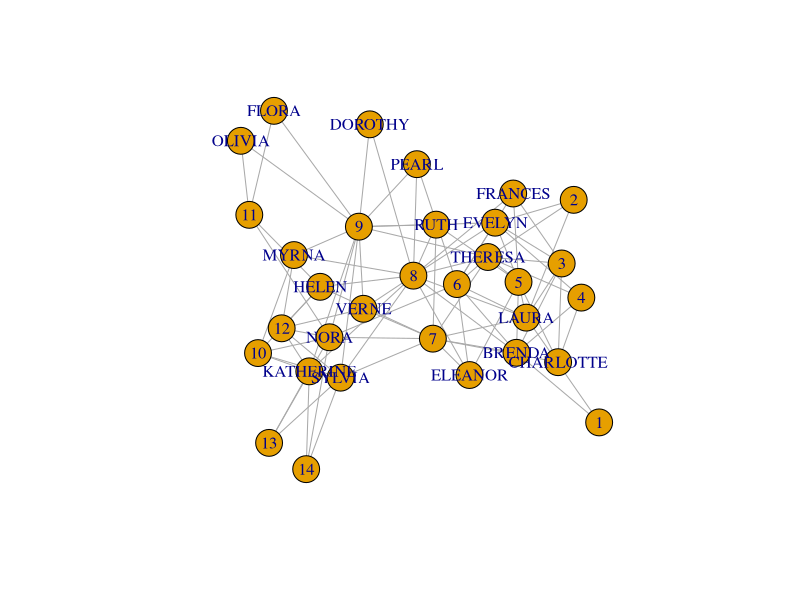
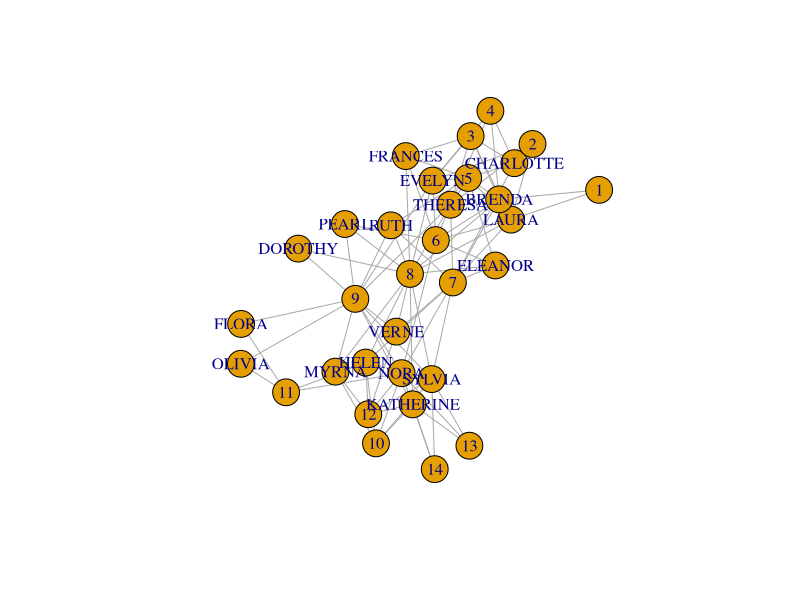
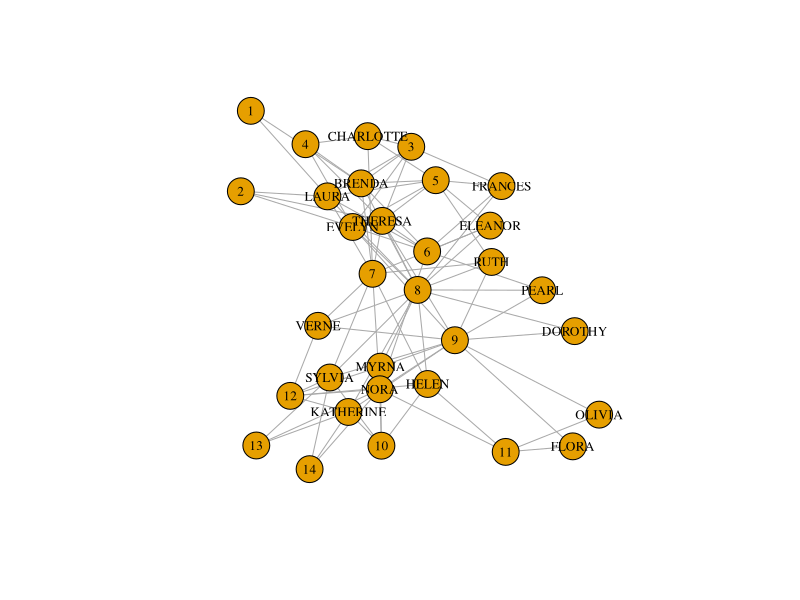
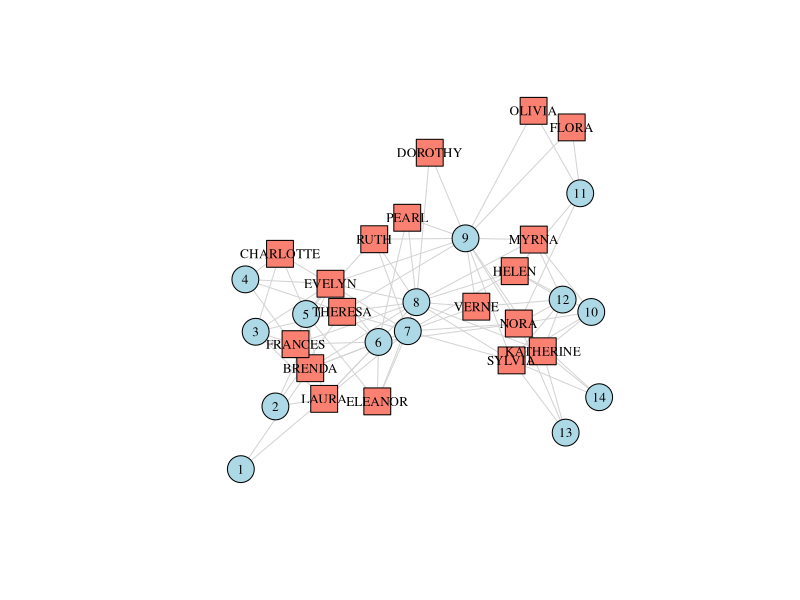
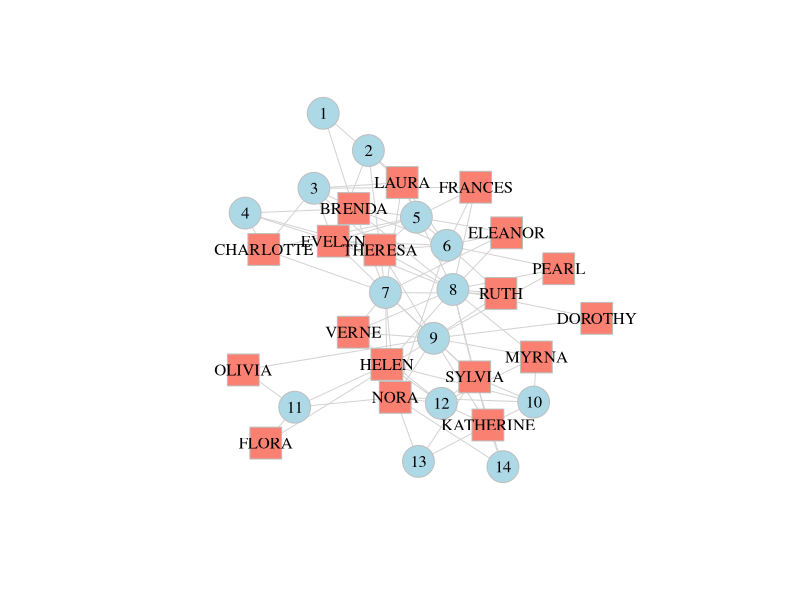
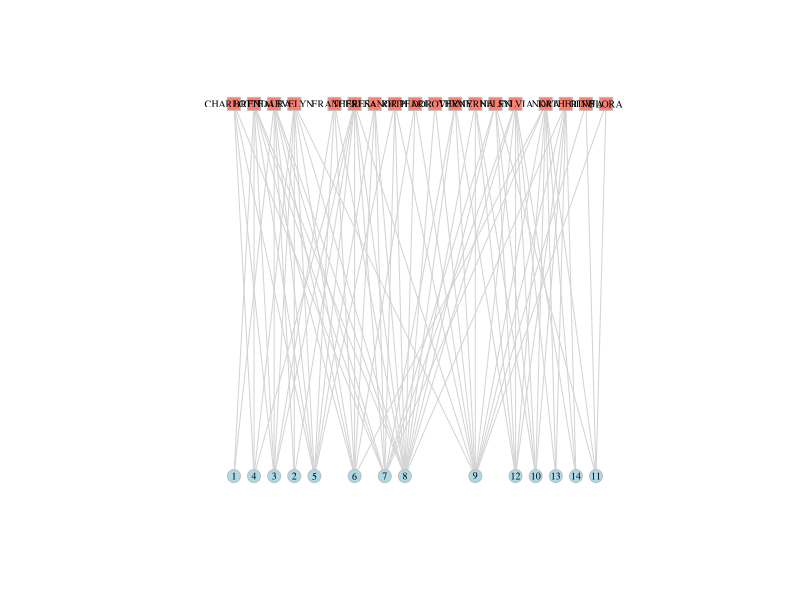

Here is the R script that generated these plots, in order:
library(igraph)
davis <-read.csv("davis.csv")
g <- graph.data.frame(davis, directed=FALSE)
plot(g) 

bipartite.mapping(g)
V(g)$type <- bipartite_mapping(g)$type
plot(g)

plot(g, vertex.label.cex = 0.8, vertex.label.color ="black")
V(g)$color <- ifelse(V(g)$type, "lightblue", "salmon")
V(g)$shape <- ifelse(V(g)$type, "circle", "square")
E(g)$color <- "lightgray"
plot(g, vertex.label.cex = 0.8, vertex.label.color ="black")

V(g)$label.color <- "black"
V(g)$label.cex <- 1
V(g)$frame.color <- "gray"
V(g)$size <- 18
plot(g, layout = layout_with_graphopt)
plot(g, layout=layout.bipartite, vertex.size=7,
vertex.label.cex=0.6) 